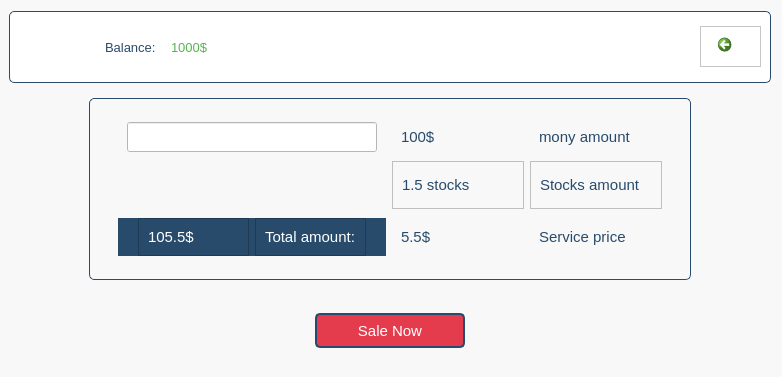
<?xml version="1.0" encoding="UTF-8"?>
<ui version="4.0">
 <class>frame_root_sale</class>
 <widget class="QFrame" name="frame_root_sale">
  <property name="geometry">
   <rect>
    <x>0</x>
    <y>0</y>
    <width>782</width>
    <height>377</height>
   </rect>
  </property>
  <property name="font">
   <font>
    <pointsize>11</pointsize>
   </font>
  </property>
  <property name="acceptDrops">
   <bool>false</bool>
  </property>
  <property name="windowTitle">
   <string>Frame</string>
  </property>
  <property name="styleSheet">
   <string notr="true">background-color: rgb(248, 248, 248);</string>
  </property>
  <property name="frameShape">
   <enum>QFrame::NoFrame</enum>
  </property>
  <property name="frameShadow">
   <enum>QFrame::Plain</enum>
  </property>
  <property name="lineWidth">
   <number>0</number>
  </property>
  <layout class="QVBoxLayout" name="verticalLayout_2">
   <property name="leftMargin">
    <number>9</number>
   </property>
   <item>
    <widget class="QFrame" name="frame_header">
     <property name="minimumSize">
      <size>
       <width>0</width>
       <height>0</height>
      </size>
     </property>
     <property name="layoutDirection">
      <enum>Qt::RightToLeft</enum>
     </property>
     <property name="styleSheet">
      <string notr="true">#frame_header {
    border: 1px solid #284b6b;
    border-radius: 5px;
    background-color: rgb(255, 255, 255);
}

</string>
     </property>
     <property name="frameShape">
      <enum>QFrame::NoFrame</enum>
     </property>
     <property name="frameShadow">
      <enum>QFrame::Raised</enum>
     </property>
     <property name="lineWidth">
      <number>1</number>
     </property>
     <layout class="QHBoxLayout" name="horizontalLayout_19">
      <property name="topMargin">
       <number>0</number>
      </property>
      <property name="bottomMargin">
       <number>0</number>
      </property>
      <item alignment="Qt::AlignLeft|Qt::AlignVCenter">
       <widget class="QFrame" name="frame_21">
        <property name="styleSheet">
         <string notr="true">background-color: rgb(255, 255, 255);</string>
        </property>
        <property name="frameShape">
         <enum>QFrame::StyledPanel</enum>
        </property>
        <property name="frameShadow">
         <enum>QFrame::Raised</enum>
        </property>
        <layout class="QVBoxLayout" name="verticalLayout_4">
         <property name="topMargin">
          <number>0</number>
         </property>
         <property name="rightMargin">
          <number>20</number>
         </property>
         <item>
          <widget class="QCommandLinkButton" name="commandLinkButton">
           <property name="sizePolicy">
            <sizepolicy hsizetype="Fixed" vsizetype="Preferred">
             <horstretch>0</horstretch>
             <verstretch>0</verstretch>
            </sizepolicy>
           </property>
           <property name="minimumSize">
            <size>
             <width>30</width>
             <height>15</height>
            </size>
           </property>
           <property name="maximumSize">
            <size>
             <width>30</width>
             <height>30</height>
            </size>
           </property>
           <property name="font">
            <font>
             <family>Segoe UI</family>
             <pointsize>9</pointsize>
            </font>
           </property>
           <property name="mouseTracking">
            <bool>false</bool>
           </property>
           <property name="layoutDirection">
            <enum>Qt::RightToLeft</enum>
           </property>
           <property name="styleSheet">
            <string notr="true">color: rgb(40, 75, 107);
border-color: rgb(40, 75, 107);</string>
           </property>
           <property name="text">
            <string/>
           </property>
           <property name="iconSize">
            <size>
             <width>25</width>
             <height>25</height>
            </size>
           </property>
           <property name="autoRepeatDelay">
            <number>5</number>
           </property>
           <property name="autoRepeatInterval">
            <number>5</number>
           </property>
           <property name="description">
            <string extracomment="Back to stock data"/>
           </property>
          </widget>
         </item>
        </layout>
       </widget>
      </item>
      <item>
       <widget class="QFrame" name="frame_19">
        <property name="maximumSize">
         <size>
          <width>115</width>
          <height>16777215</height>
         </size>
        </property>
        <property name="styleSheet">
         <string notr="true">background-color: rgb(255, 255, 255);</string>
        </property>
        <property name="frameShape">
         <enum>QFrame::NoFrame</enum>
        </property>
        <property name="frameShadow">
         <enum>QFrame::Raised</enum>
        </property>
        <property name="lineWidth">
         <number>0</number>
        </property>
        <layout class="QHBoxLayout" name="horizontalLayout_20">
         <property name="leftMargin">
          <number>0</number>
         </property>
         <property name="rightMargin">
          <number>0</number>
         </property>
         <item>
          <widget class="QFrame" name="frame_22">
           <property name="frameShape">
            <enum>QFrame::NoFrame</enum>
           </property>
           <property name="frameShadow">
            <enum>QFrame::Raised</enum>
           </property>
           <layout class="QHBoxLayout" name="horizontalLayout_22">
            <property name="leftMargin">
             <number>0</number>
            </property>
            <item>
             <widget class="QLabel" name="label_11">
              <property name="font">
               <font>
                <pointsize>10</pointsize>
               </font>
              </property>
              <property name="styleSheet">
               <string notr="true">color: rgb(82, 183, 77);</string>
              </property>
              <property name="text">
               <string>1000$</string>
              </property>
             </widget>
            </item>
           </layout>
          </widget>
         </item>
         <item>
          <widget class="QFrame" name="frame_23">
           <property name="frameShape">
            <enum>QFrame::NoFrame</enum>
           </property>
           <property name="frameShadow">
            <enum>QFrame::Raised</enum>
           </property>
           <layout class="QHBoxLayout" name="horizontalLayout_21">
            <property name="leftMargin">
             <number>0</number>
            </property>
            <item>
             <widget class="QLabel" name="label_10">
              <property name="font">
               <font>
                <pointsize>10</pointsize>
               </font>
              </property>
              <property name="styleSheet">
               <string notr="true">color: rgb(40, 75, 107);</string>
              </property>
              <property name="text">
               <string>Balance:</string>
              </property>
             </widget>
            </item>
           </layout>
          </widget>
         </item>
        </layout>
       </widget>
      </item>
      <item>
       <widget class="QFrame" name="frame_20">
        <property name="maximumSize">
         <size>
          <width>80</width>
          <height>16777215</height>
         </size>
        </property>
        <property name="styleSheet">
         <string notr="true">background-color: rgb(255, 255, 255);</string>
        </property>
        <property name="frameShape">
         <enum>QFrame::NoFrame</enum>
        </property>
        <property name="frameShadow">
         <enum>QFrame::Raised</enum>
        </property>
        <widget class="QLabel" name="label_7">
         <property name="geometry">
          <rect>
           <x>10</x>
           <y>10</y>
           <width>51</width>
           <height>41</height>
          </rect>
         </property>
         <property name="text">
          <string/>
         </property>
         <property name="pixmap">
          <pixmap>../../../Users/1/Pictures/Screenshots/צילום מסך 2025-05-12 012640.png</pixmap>
         </property>
         <property name="scaledContents">
          <bool>true</bool>
         </property>
        </widget>
       </widget>
      </item>
     </layout>
    </widget>
   </item>
   <item>
    <widget class="QFrame" name="frame_info">
     <property name="minimumSize">
      <size>
       <width>0</width>
       <height>200</height>
      </size>
     </property>
     <property name="font">
      <font>
       <pointsize>11</pointsize>
      </font>
     </property>
     <property name="styleSheet">
      <string notr="true">color: rgb(40, 75, 107);</string>
     </property>
     <property name="frameShape">
      <enum>QFrame::NoFrame</enum>
     </property>
     <property name="frameShadow">
      <enum>QFrame::Raised</enum>
     </property>
     <layout class="QHBoxLayout" name="horizontalLayout">
      <property name="leftMargin">
       <number>80</number>
      </property>
      <property name="rightMargin">
       <number>80</number>
      </property>
      <item>
       <widget class="QFrame" name="frame_data">
        <property name="font">
         <font>
          <pointsize>11</pointsize>
         </font>
        </property>
        <property name="styleSheet">
         <string notr="true">
#frame_data{	
	
	border: 1px solid #274b6f;
	border-radius: 5px;
	padding: 5px 10px;
	color: rgb(40, 73, 107);
}
</string>
        </property>
        <property name="frameShape">
         <enum>QFrame::NoFrame</enum>
        </property>
        <property name="frameShadow">
         <enum>QFrame::Raised</enum>
        </property>
        <layout class="QVBoxLayout" name="verticalLayout_3">
         <property name="spacing">
          <number>0</number>
         </property>
         <item>
          <widget class="QFrame" name="frame_money_amount">
           <property name="font">
            <font>
             <pointsize>11</pointsize>
            </font>
           </property>
           <property name="styleSheet">
            <string notr="true">color: rgb(40, 75, 107);</string>
           </property>
           <property name="frameShape">
            <enum>QFrame::NoFrame</enum>
           </property>
           <property name="frameShadow">
            <enum>QFrame::Raised</enum>
           </property>
           <property name="lineWidth">
            <number>0</number>
           </property>
           <layout class="QHBoxLayout" name="horizontalLayout_2">
            <property name="topMargin">
             <number>0</number>
            </property>
            <property name="bottomMargin">
             <number>0</number>
            </property>
            <item>
             <widget class="QFrame" name="frame_9">
              <property name="sizePolicy">
               <sizepolicy hsizetype="Preferred" vsizetype="Preferred">
                <horstretch>0</horstretch>
                <verstretch>0</verstretch>
               </sizepolicy>
              </property>
              <property name="minimumSize">
               <size>
                <width>0</width>
                <height>0</height>
               </size>
              </property>
              <property name="font">
               <font>
                <pointsize>11</pointsize>
               </font>
              </property>
              <property name="frameShape">
               <enum>QFrame::NoFrame</enum>
              </property>
              <property name="frameShadow">
               <enum>QFrame::Raised</enum>
              </property>
              <layout class="QHBoxLayout" name="horizontalLayout_3">
               <item>
                <widget class="QLineEdit" name="lineEdit">
                 <property name="sizePolicy">
                  <sizepolicy hsizetype="Preferred" vsizetype="Preferred">
                   <horstretch>0</horstretch>
                   <verstretch>0</verstretch>
                  </sizepolicy>
                 </property>
                 <property name="minimumSize">
                  <size>
                   <width>250</width>
                   <height>30</height>
                  </size>
                 </property>
                 <property name="font">
                  <font>
                   <pointsize>11</pointsize>
                  </font>
                 </property>
                 <property name="styleSheet">
                  <string notr="true">background-color: rgb(255, 255, 255);</string>
                 </property>
                 <property name="frame">
                  <bool>true</bool>
                 </property>
                </widget>
               </item>
              </layout>
             </widget>
            </item>
            <item>
             <widget class="QFrame" name="frame_label_money">
              <property name="frameShape">
               <enum>QFrame::NoFrame</enum>
              </property>
              <property name="frameShadow">
               <enum>QFrame::Raised</enum>
              </property>
              <layout class="QHBoxLayout" name="horizontalLayout_4">
               <item>
                <widget class="QLabel" name="label_money">
                 <property name="font">
                  <font>
                   <pointsize>11</pointsize>
                  </font>
                 </property>
                 <property name="frameShadow">
                  <enum>QFrame::Raised</enum>
                 </property>
                 <property name="lineWidth">
                  <number>0</number>
                 </property>
                 <property name="text">
                  <string>100$</string>
                 </property>
                </widget>
               </item>
              </layout>
             </widget>
            </item>
            <item>
             <widget class="QFrame" name="frame_7">
              <property name="frameShape">
               <enum>QFrame::NoFrame</enum>
              </property>
              <property name="frameShadow">
               <enum>QFrame::Raised</enum>
              </property>
              <layout class="QHBoxLayout" name="horizontalLayout_5">
               <item>
                <widget class="QLabel" name="label">
                 <property name="font">
                  <font>
                   <pointsize>11</pointsize>
                  </font>
                 </property>
                 <property name="text">
                  <string>mony amount</string>
                 </property>
                </widget>
               </item>
              </layout>
             </widget>
            </item>
           </layout>
          </widget>
         </item>
         <item>
          <widget class="QFrame" name="frame_stock_amount">
           <property name="font">
            <font>
             <pointsize>11</pointsize>
            </font>
           </property>
           <property name="styleSheet">
            <string notr="true">color: rgb(40, 75, 107);</string>
           </property>
           <property name="frameShape">
            <enum>QFrame::NoFrame</enum>
           </property>
           <property name="frameShadow">
            <enum>QFrame::Raised</enum>
           </property>
           <layout class="QHBoxLayout" name="horizontalLayout_10">
            <property name="topMargin">
             <number>0</number>
            </property>
            <property name="bottomMargin">
             <number>0</number>
            </property>
            <item>
             <widget class="QFrame" name="frame_10">
              <property name="minimumSize">
               <size>
                <width>268</width>
                <height>0</height>
               </size>
              </property>
              <property name="font">
               <font>
                <pointsize>11</pointsize>
               </font>
              </property>
              <property name="frameShape">
               <enum>QFrame::NoFrame</enum>
              </property>
              <property name="frameShadow">
               <enum>QFrame::Raised</enum>
              </property>
              <layout class="QHBoxLayout" name="horizontalLayout_11"/>
             </widget>
            </item>
            <item>
             <widget class="QFrame" name="frame_label_stock">
              <property name="frameShape">
               <enum>QFrame::StyledPanel</enum>
              </property>
              <property name="frameShadow">
               <enum>QFrame::Raised</enum>
              </property>
              <layout class="QHBoxLayout" name="horizontalLayout_12">
               <item>
                <widget class="QLabel" name="label_stock">
                 <property name="font">
                  <font>
                   <pointsize>11</pointsize>
                  </font>
                 </property>
                 <property name="lineWidth">
                  <number>0</number>
                 </property>
                 <property name="text">
                  <string>1.5 stocks</string>
                 </property>
                </widget>
               </item>
              </layout>
             </widget>
            </item>
            <item>
             <widget class="QFrame" name="frame_15">
              <property name="frameShape">
               <enum>QFrame::StyledPanel</enum>
              </property>
              <property name="frameShadow">
               <enum>QFrame::Raised</enum>
              </property>
              <layout class="QHBoxLayout" name="horizontalLayout_13">
               <item>
                <widget class="QLabel" name="label_6">
                 <property name="font">
                  <font>
                   <pointsize>11</pointsize>
                  </font>
                 </property>
                 <property name="text">
                  <string>Stocks amount</string>
                 </property>
                </widget>
               </item>
              </layout>
             </widget>
            </item>
           </layout>
          </widget>
         </item>
         <item>
          <widget class="QFrame" name="frame_service_and_total">
           <property name="minimumSize">
            <size>
             <width>0</width>
             <height>0</height>
            </size>
           </property>
           <property name="font">
            <font>
             <pointsize>11</pointsize>
            </font>
           </property>
           <property name="styleSheet">
            <string notr="true">color: rgb(40, 75, 107);</string>
           </property>
           <property name="frameShape">
            <enum>QFrame::NoFrame</enum>
           </property>
           <property name="frameShadow">
            <enum>QFrame::Raised</enum>
           </property>
           <layout class="QHBoxLayout" name="horizontalLayout_9">
            <item>
             <widget class="QFrame" name="frame_total">
              <property name="sizePolicy">
               <sizepolicy hsizetype="Preferred" vsizetype="Preferred">
                <horstretch>0</horstretch>
                <verstretch>0</verstretch>
               </sizepolicy>
              </property>
              <property name="minimumSize">
               <size>
                <width>268</width>
                <height>0</height>
               </size>
              </property>
              <property name="maximumSize">
               <size>
                <width>16777215</width>
                <height>16777215</height>
               </size>
              </property>
              <property name="styleSheet">
               <string notr="true">background-color: rgb(40, 75, 107);
color: rgb(255, 255, 255);</string>
              </property>
              <property name="frameShape">
               <enum>QFrame::NoFrame</enum>
              </property>
              <property name="frameShadow">
               <enum>QFrame::Raised</enum>
              </property>
              <layout class="QHBoxLayout" name="horizontalLayout_6">
               <property name="leftMargin">
                <number>20</number>
               </property>
               <property name="topMargin">
                <number>0</number>
               </property>
               <property name="rightMargin">
                <number>20</number>
               </property>
               <property name="bottomMargin">
                <number>0</number>
               </property>
               <item>
                <widget class="QFrame" name="frame_2">
                 <property name="frameShape">
                  <enum>QFrame::StyledPanel</enum>
                 </property>
                 <property name="frameShadow">
                  <enum>QFrame::Raised</enum>
                 </property>
                 <layout class="QHBoxLayout" name="horizontalLayout_8">
                  <item>
                   <widget class="QLabel" name="label_total">
                    <property name="font">
                     <font>
                      <pointsize>11</pointsize>
                     </font>
                    </property>
                    <property name="text">
                     <string>105.5$</string>
                    </property>
                   </widget>
                  </item>
                 </layout>
                </widget>
               </item>
               <item>
                <widget class="QFrame" name="frame">
                 <property name="maximumSize">
                  <size>
                   <width>16777215</width>
                   <height>16777215</height>
                  </size>
                 </property>
                 <property name="frameShape">
                  <enum>QFrame::StyledPanel</enum>
                 </property>
                 <property name="frameShadow">
                  <enum>QFrame::Raised</enum>
                 </property>
                 <layout class="QHBoxLayout" name="horizontalLayout_7">
                  <item>
                   <widget class="QLabel" name="label_3">
                    <property name="font">
                     <font>
                      <pointsize>11</pointsize>
                     </font>
                    </property>
                    <property name="text">
                     <string>Total amount:</string>
                    </property>
                   </widget>
                  </item>
                 </layout>
                </widget>
               </item>
              </layout>
             </widget>
            </item>
            <item>
             <widget class="QFrame" name="frame_17">
              <property name="frameShape">
               <enum>QFrame::NoFrame</enum>
              </property>
              <property name="frameShadow">
               <enum>QFrame::Raised</enum>
              </property>
              <layout class="QHBoxLayout" name="horizontalLayout_16">
               <item>
                <widget class="QLabel" name="label_8">
                 <property name="font">
                  <font>
                   <pointsize>11</pointsize>
                  </font>
                 </property>
                 <property name="text">
                  <string>5.5$</string>
                 </property>
                </widget>
               </item>
              </layout>
             </widget>
            </item>
            <item>
             <widget class="QFrame" name="frame_18">
              <property name="frameShape">
               <enum>QFrame::NoFrame</enum>
              </property>
              <property name="frameShadow">
               <enum>QFrame::Raised</enum>
              </property>
              <layout class="QHBoxLayout" name="horizontalLayout_17">
               <item>
                <widget class="QLabel" name="label_9">
                 <property name="font">
                  <font>
                   <pointsize>11</pointsize>
                  </font>
                 </property>
                 <property name="text">
                  <string>Service price</string>
                 </property>
                </widget>
               </item>
              </layout>
             </widget>
            </item>
           </layout>
          </widget>
         </item>
        </layout>
       </widget>
      </item>
     </layout>
    </widget>
   </item>
   <item alignment="Qt::AlignHCenter|Qt::AlignVCenter">
    <widget class="QFrame" name="frame_action_buttn">
     <property name="minimumSize">
      <size>
       <width>0</width>
       <height>50</height>
      </size>
     </property>
     <property name="frameShape">
      <enum>QFrame::NoFrame</enum>
     </property>
     <property name="frameShadow">
      <enum>QFrame::Raised</enum>
     </property>
     <layout class="QHBoxLayout" name="horizontalLayout_18">
      <item>
       <widget class="QPushButton" name="button_sale">
        <property name="sizePolicy">
         <sizepolicy hsizetype="Fixed" vsizetype="Fixed">
          <horstretch>0</horstretch>
          <verstretch>0</verstretch>
         </sizepolicy>
        </property>
        <property name="minimumSize">
         <size>
          <width>150</width>
          <height>35</height>
         </size>
        </property>
        <property name="font">
         <font>
          <pointsize>11</pointsize>
          <bold>false</bold>
         </font>
        </property>
        <property name="styleSheet">
         <string notr="true">border: 2px solid #274b6f;
border-radius: 5px;
padding: 5px 10px;
background-color: #e43c4c;
color: rgb(255, 255, 255);
</string>
        </property>
        <property name="text">
         <string>Sale Now</string>
        </property>
        <property name="autoRepeatDelay">
         <number>5</number>
        </property>
        <property name="autoRepeatInterval">
         <number>5</number>
        </property>
        <property name="autoDefault">
         <bool>false</bool>
        </property>
        <property name="default">
         <bool>false</bool>
        </property>
       </widget>
      </item>
     </layout>
    </widget>
   </item>
  </layout>
 </widget>
 <resources/>
 <connections/>
</ui>
